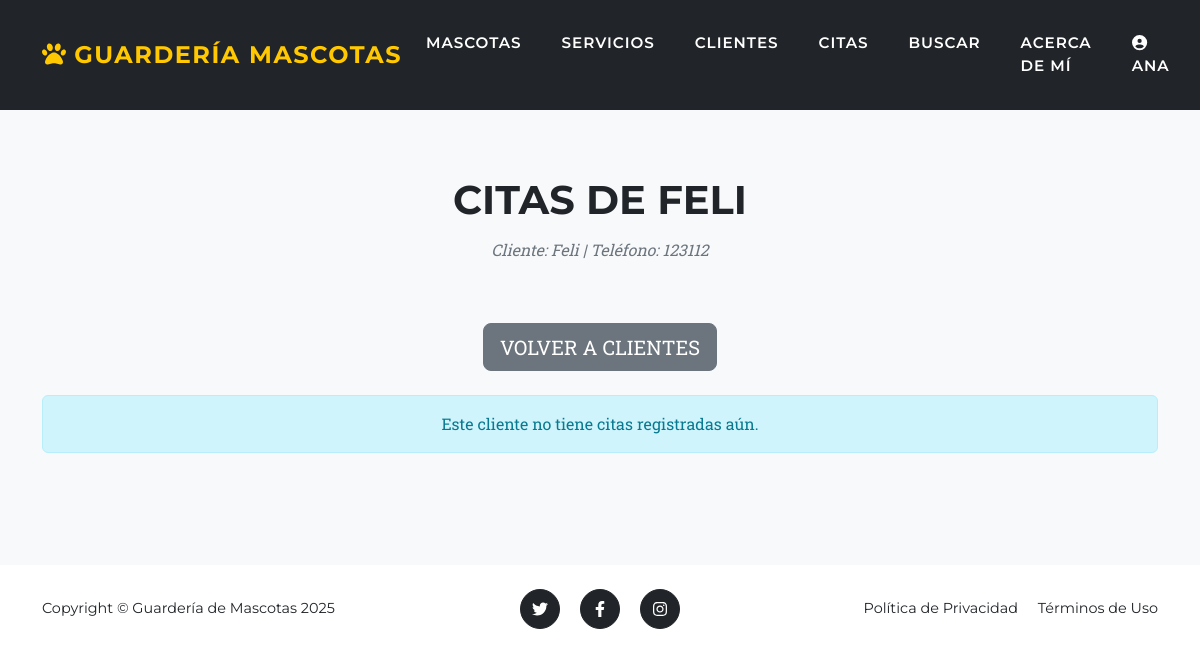
The app's page /clientes/3/citas/ (signed in) with its own data.
### entidades/models.py (models this page shows, shortened)
class cliente(models.Model):
    nombre_cliente = models.CharField(max_length=100)
    email = models.EmailField()
    telefono = models.CharField(max_length=15)

### entidades/views.py (the view)
# urls.py: path('clientes/<int:pk>/citas/', views.citas_por_cliente, name='citas_por_cliente'),
@login_required(login_url='login')
def citas_por_cliente(request, pk):
    cliente_obj = cliente.objects.get(pk=pk)
    mascotas_cliente = mascota.objects.filter(cliente=cliente_obj)
    citas = cita.objects.filter(mascota__in=mascotas_cliente)
    return render(request, 'entidades/citas_por_cliente.html', {'cliente': cliente_obj, 'citas': citas})

### entidades/templates/entidades/citas_por_cliente.html (shortened to what this page needs)
{% extends 'entidades/base.html' %}
{% block content %}
<section class="page-section bg-light">
    <div class="container">
        <div class="text-center mb-5">
            <h2 class="section-heading text-uppercase">Citas de {{ cliente.nombre_cliente }}</h2>
            <h3 class="section-subheading text-muted">Cliente: {{ cliente.nombre_cliente }} | Teléfono: {{ cliente.telefono }}</h3>
        </div>
        <div class="text-center mb-4">
            <a href="{% url 'clientes_list' %}" class="btn btn-secondary btn-lg text-uppercase">Volver a Clientes</a>
        </div>
        {% if citas %}
        <div class="table-responsive">
            <table class="table table-striped">
                <thead>
                    <tr>
                        <th>Mascota</th>
                        <th>Servicio</th>
                        <th>Fecha y Hora</th>
                        <th>Acciones</th>
                    </tr>
                </thead>
                <tbody>
                    {% for cita in citas %}
                    <tr>
                        <td>{{ cita.mascota.nombre }}</td>
                        <td>{{ cita.servicio.nombre_servicio }}</td>
                        <td>{{ cita.fecha_hora }}</td>
                        <td>
                            <a href="{% url 'cita_edit' cita.pk %}" class="btn btn-warning btn-sm">Editar</a>
                            <a href="{% url 'cita_delete' cita.pk %}" class="btn btn-danger btn-sm">Eliminar</a>
                        </td>
                    </tr>
                    {% endfor %}
                </tbody>
            </table>
        </div>
        {% else %}
        <div class="alert alert-info text-center">
            Este cliente no tiene citas registradas aún.
        </div>
        {% endif %}
    </div>
</section>
{% endblock %}

### entidades/templates/entidades/base.html (shortened to what this page needs)
{% load static %}
<!DOCTYPE html>
<html lang="es">
    <head>
        <link href="{% static 'css/styles.css' %}" rel="stylesheet" />
    </head>
    <body id="page-top">
        <nav class="navbar navbar-expand-lg navbar-dark fixed-top" id="mainNav">
            <div class="container">
                <a class="navbar-brand" href="/"><i class="fas fa-paw"></i> Guardería Mascotas</a>
                <div class="collapse navbar-collapse" id="navbarResponsive">
                    <ul class="navbar-nav text-uppercase ms-auto py-4 py-lg-0">
                        <li class="nav-item"><a class="nav-link" href="{% url 'mascotas_list' %}">Mascotas</a></li>
                        <li class="nav-item"><a class="nav-link" href="{% url 'servicios_list' %}">Servicios</a></li>
                        <li class="nav-item"><a class="nav-link" href="{% url 'clientes_list' %}">Clientes</a></li>
                        <li class="nav-item"><a class="nav-link" href="{% url 'citas_list' %}">Citas</a></li>
                        <li class="nav-item"><a class="nav-link" href="{% url 'buscar_mascota' %}">Buscar</a></li>
                        <li class="nav-item"><a class="nav-link" href="{% url 'acerca_de_mi' %}">Acerca de Mí</a></li>
                        {% if user.is_authenticated %}
                            <li class="nav-item">
                                <a class="nav-link" href="{% url 'editar_perfil' %}">
                                    {% if user.perfil.avatar %}
                                        <img src="{{ user.perfil.avatar.url }}" alt="Avatar" style="width: 30px; height: 30px; border-radius: 50%; object-fit: cover;">
                                    {% else %}
                                        <i class="fas fa-user-circle"></i>
                                    {% endif %}
                                    {{ user.username }}
                                </a>
                            </li>
                        {% else %}
                            <li class="nav-item"><a class="nav-link" href="{% url 'login' %}">Iniciar Sesión</a></li>
                            <li class="nav-item"><a class="nav-link" href="{% url 'registro' %}">Registrarse</a></li>
                        {% endif %}
                    </ul>
                </div>
            </div>
        </nav>
        {% block content %}{% endblock %}
        <footer class="footer py-4">
            <div class="container">
                <div class="row align-items-center">
                    <div class="col-lg-4 text-lg-start">Copyright &copy; Guardería de Mascotas 2025</div>
                    <div class="col-lg-4 my-3 my-lg-0">
                        <a class="btn btn-dark btn-social mx-2" href="#!" aria-label="Twitter"><i class="fab fa-twitter"></i></a>
                        <a class="btn btn-dark btn-social mx-2" href="#!" aria-label="Facebook"><i class="fab fa-facebook-f"></i></a>
                        <a class="btn btn-dark btn-social mx-2" href="#!" aria-label="Instagram"><i class="fab fa-instagram"></i></a>
                    </div>
                    <div class="col-lg-4 text-lg-end">
                        <a class="link-dark text-decoration-none me-3" href="#!">Política de Privacidad</a>
                        <a class="link-dark text-decoration-none" href="#!">Términos de Uso</a>
                    </div>
                </div>
            </div>
        </footer>
    </body>
</html>

### entidades/templates/entidades/base.html (style rules this page uses)
body { padding-top: 80px; }
#mainNav { background-color: #212529 !important; }
#mainNav .navbar-nav { gap: 0.5rem; margin-right: auto !important; margin-left: 0 !important; }
#mainNav .navbar-nav .nav-link { color: #ffffff !important; font-weight: 600; font-size: 0.9rem; letter-spacing: 0.05em; padding-right: 0.5rem !important; padding-left: 0.5rem !important; }
#mainNav .navbar-nav { gap: 0.5rem; }

### records on screen
cliente: nombre_cliente "FELI", nombre_cliente "Feli", telefono "123112"

### other values on screen
{{ user.username }} "ANA"
